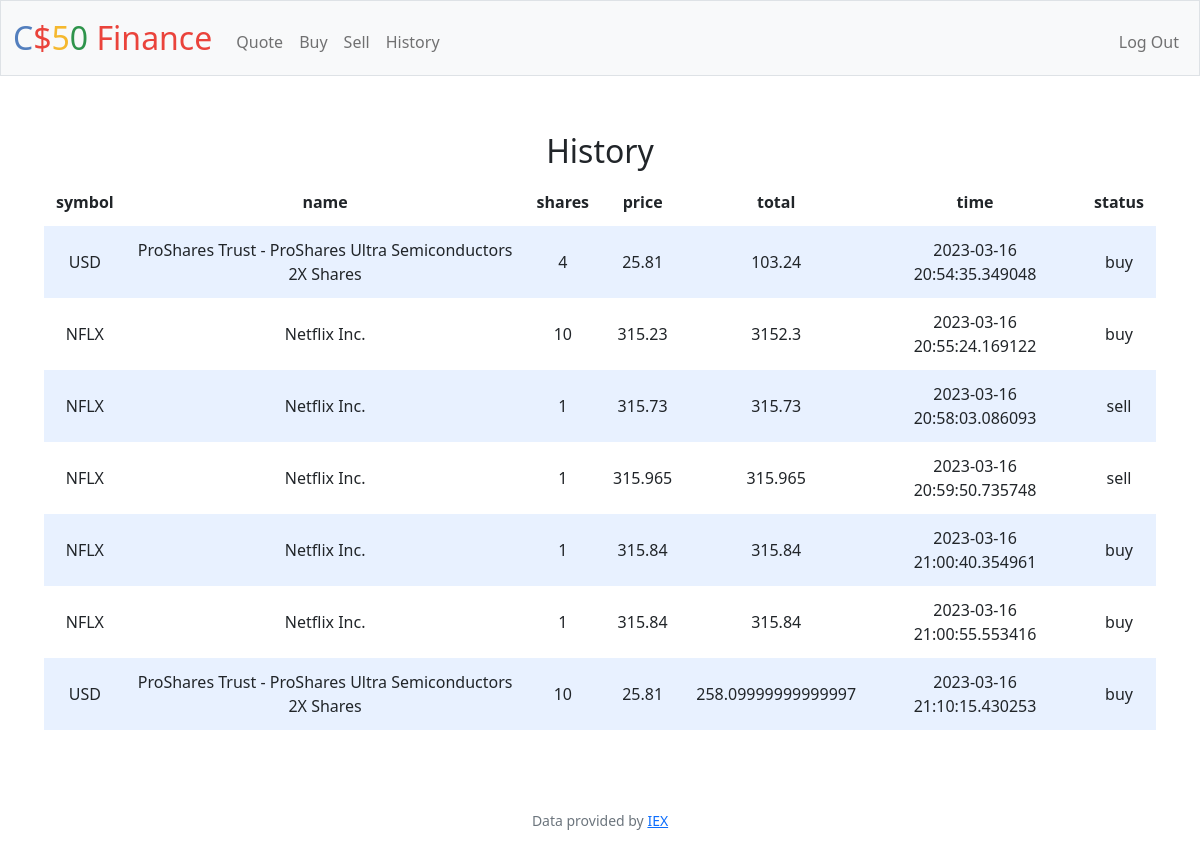
Screenshot of /history (signed in) with the database file from the repository.
### tables this page shows
CREATE TABLE stocks (
                        userid varchar(45) NOT NULL,
                        symbol varchar(45) NOT NULL,
                        name varchar(45) NOT NULL,
                        shares integer NOT NULL,
                        price integer NOT NULL,
                        total integer NOT NULL,
                        time varchar(45),
                        status varchar(45)
                        );

### app.py (the view)
@app.route("/history")
@login_required
def history():
    return render_template("history.html", stock=db.execute(f"SELECT * FROM stocks WHERE userid = {session['user_id']}"))

### app.py (called while the page is built)
@app.after_request
def after_request(response):
    response.headers["Cache-Control"] = "no-cache, no-store, must-revalidate"
    response.headers["Expires"] = 0
    response.headers["Pragma"] = "no-cache"
    return response

### helpers.py (called while the page is built)
def login_required(f):
    @wraps(f)
    def decorated_function(*args, **kwargs):
        if session.get("user_id") is None:
            return redirect("/login")
        return f(*args, **kwargs)
    return decorated_function

### templates/history.html (shortened to what this page needs)
{% extends "layout.html" %}
{% block main %}
    <div class="section">
        <h2>History</h2>
        <table>
            <thead>
                <tr>
                    <th>symbol</th>
                    <th>name</th>
                    <th>shares</th>
                    <th>price</th>
                    <th>total</th>
                    <th>time</th>
                    <th>status</th>
                </tr>
            </thead>
            <tbody>
                    {% for s in stock %}
                    <tr>
                    <td>{{ s.symbol }}</td>
                    <td>{{ s.name }}</td>
                    <td>{{ s.shares }}</td>
                    <td>{{ s.price }}</td>
                    <td>{{ s.total }}</td>
                    <td>{{ s.time }}</td>
                    <td>{{ s.status }}</td>
                    </tr>
                {% endfor %}
            </tbody>
        </table>
    </div>
{% endblock %}

### static/styles.css (style rules this page uses)
.section { padding-bottom: 1rem; padding-left: 2rem; padding-right: 2rem; padding-top: 0.5rem; }
table { background-color: transparent; margin-bottom: 1rem; width: 100%; }
table th, table td { padding: 0.75rem; vertical-align: middle; }
tbody tr:nth-of-type(odd) { background-color: rgb(179, 208, 255, 0.3) }

### rows the page displays
stocks: symbol "USD", name "ProShares Trust - ProShares Ultra Semiconductors 2X Shares", shares "4", price "25.81", total "103.24", time "2023-03-16 20:54:35.349048", status "buy"
stocks: symbol "NFLX", name "Netflix Inc.", shares "10", price "315.23", total "3152.3", time "2023-03-16 20:55:24.169122", status "buy"
stocks: symbol "NFLX", name "Netflix Inc.", shares "1", price "315.73", total "315.73", time "2023-03-16 20:58:03.086093", status "sell"
stocks: symbol "NFLX", name "Netflix Inc.", shares "1", price "315.965", total "315.965", time "2023-03-16 20:59:50.735748", status "sell"
stocks: symbol "NFLX", name "Netflix Inc.", shares "1", price "315.84", total "315.84", time "2023-03-16 21:00:40.354961", status "buy"
stocks: symbol "NFLX", name "Netflix Inc.", shares "1", price "315.84", total "315.84", time "2023-03-16 21:00:55.553416", status "buy"
stocks: symbol "USD", name "ProShares Trust - ProShares Ultra Semiconductors 2X Shares", shares "10", price "25.81", total "258.09999999999997", time "2023-03-16 21:10:15.430253", status "buy"
